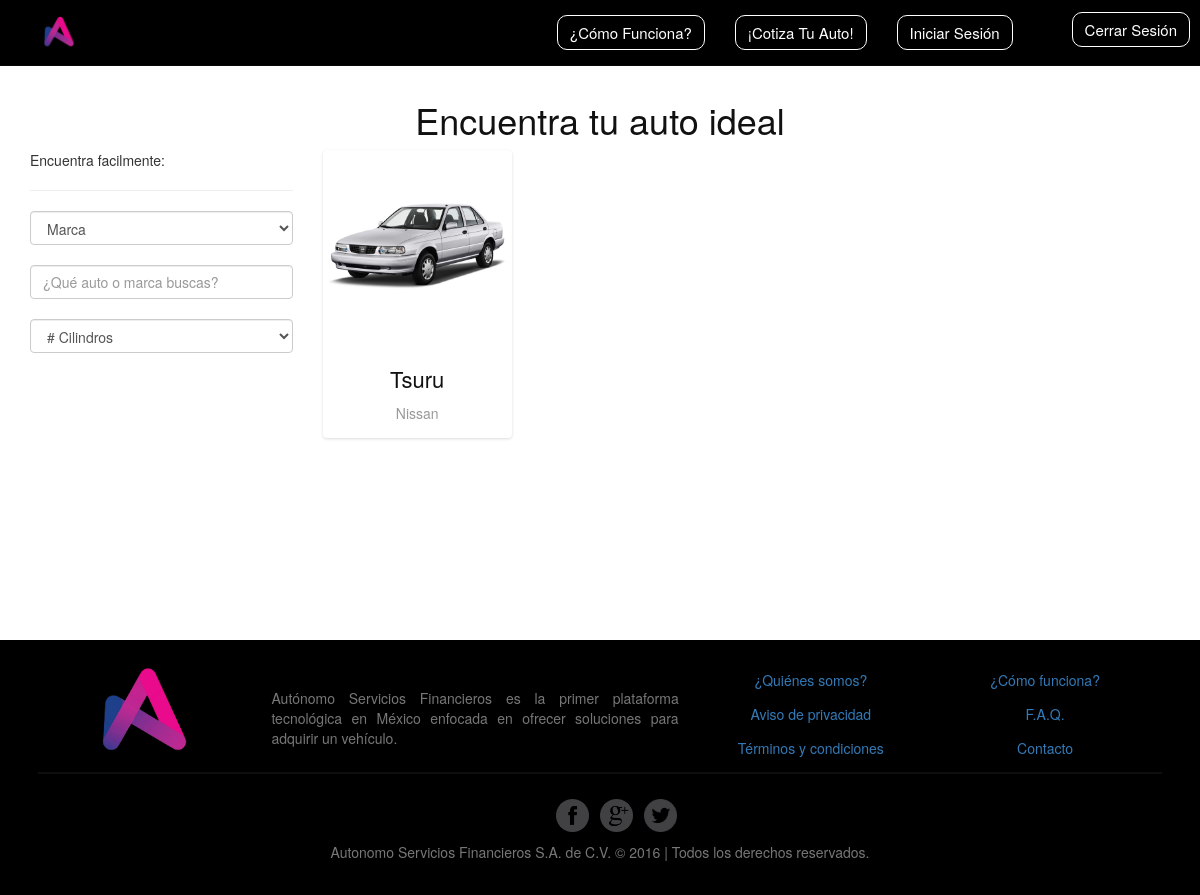
Screenshot of /catalogo/ with the database file from the repository.
### vehicles/models.py (models this page shows, shortened)
class Vehicle(models.Model):
	trademark = models.ForeignKey(trademark)
	vehicle_version = models.ManyToManyField(Vehicle_version,related_name="vehicles")
	vehicle_color = models.ManyToManyField(vehicle_color)
	name = models.CharField(max_length=60)
	anio = models.DateField(auto_now=True)
	description_short = models.TextField()
	img_front = models.ImageField(upload_to="assets/vehicles", blank=True, null=True)
	img_left = models.ImageField(upload_to="assets/vehicles", blank=True, null=True)
	img_right = models.ImageField(upload_to= "assets/vehicles", blank=True, null=True)
	img_back = models.ImageField(upload_to= "assets/vehicles", blank=True, null=True)

class trademark(models.Model):
	name = models.CharField(max_length=60)
	logo = models.ImageField(upload_to="assets/trademark", blank=True, null=True)

### vehicles/views.py (the view)
class Vehicles(View):
	def get(self,request):
		template_name = 'catalog/catalog.html'
		queryset = Vehicle.objects.all()
		context = {'vehicles':queryset}
		return render(request, template_name, context)

### vehicles/templates/catalog/catalog.html (shortened to what this page needs)
{%extends 'base.html'%}
{%load static%}
{%block styles%}
    <link rel="stylesheet" href="{%static 'css/catalog/_catalog.css'%}">
{%endblock styles%}
{%block content%}
<div class="container adjust">
    <div class="row card-container-master">
    <div class="titulo">
            <h1> Encuentra tu auto ideal </h1>
        </div>
    <div class="col-md-3">
        <span>Encuentra facilmente: </span>
        <hr>
         <select class="form-control" >
            <option value="">Marca</option>
        </select>
        <br>
        <input class="form-control" type="text" placeholder="¿Qué auto o marca buscas?" >
        <br>
        <select class="form-control" >
            <option value=""># Cilindros</option>
        </select>
    </div>
<div class="col-md-9">
    <div class="row">
    {%for vehicle in vehicles%}
             <div class="col-md-3">
                            <div class="card-container">
                                 <div class="card">
                                     <div class="front">
                                         <div class="cover" style="background-image:url(/media/{{vehicle.img_front}})">
                                         </div>
                                         <div class="content">
                                             <div class="main">
                                                 <h3 class="name">{{vehicle.name}}</h3>
                                                 <p class="profession">{{vehicle.trademark.name}}</p>
                                             </div>
                                         </div>
                                     </div>
                                     <div class="back">
                                         <div class="header">
                                             <h5 class="motto">"Automovil de trabajo"</h5>
                                         </div>
                                         <div class="content">
                                             <div class="main">
                                                 <h4 class="text-center">Descripcion</h4>
                                                 <p class="text-center">4 cilindros</p>
                                                 <p class="text-center">{{vehicle.description_short}}</p>
                                                 <div class="stats-container">
                                                     <a class="btn btn-block btn-primary" href="detalle/{{vehicle.pk}}">Adquierelo Ahora</a>
                                                 </div>
                                             </div>
                                         </div>
                                     </div>
                                 </div>
                             </div>
                </div>
        {%endfor%}
    </div>
</div>
    </div>
</div>
{%endblock content%}

### static/css/main.css (style rules this page uses)
body { margin-top: 80px; }
.adjust { min-height: 70vh; }

### static/css/catalog/_catalog.css (style rules this page uses)
.card-container-master .titulo h1 { text-align: center; color:#111; }
.card-container { -webkit-perspective: 800px; -moz-perspective: 800px; -o-perspective: 800px; perspective: 800px; margin-bottom: 30px; }
.card { -webkit-transition: -webkit-transform .5s; -moz-transition: -moz-transform .5s; -o-transition: -o-transform .5s; transition: transform .5s; -webkit-transform-style: preserve-3d; -moz-transform-style: preserve-3d; -o-transform-style: preserve-3d; transform-style: preserve-3d; position: relative; }
.front, .back { -webkit-backface-visibility: hidden; -moz-backface-visibility: hidden; -o-backface-visibility: hidden; backface-visibility: hidden; position: absolute; top: 0; left: 0; background-color: #FFF; box-shadow: 0 1px 3px 0 rgba(0, 0, 0, 0.14); }
.front { z-index: 2; }
.back { -webkit-transform: rotateY( 180deg ); -moz-transform: rotateY( 180deg ); -o-transform: rotateY( 180deg ); transform: rotateY( 180deg ); z-index: 3; }
.card { background: none repeat scroll 0 0 #FFFFFF; border-radius: 4px; color: #444444; }
.card-container, .front, .back { width: 100%; height: 288px; border-radius: 4px; padding }
.card .cover { height: 195px; overflow: hidden; border-radius: 4px 4px 0 0; text-align: center; background-position: center; background-size: contain; background-repeat: no-repeat; }
.card .content { background-color: rgba(0, 0, 0, 0); box-shadow: none; padding: 10px 20px 20px; }
.card .content .main { min-height: 160px; }
.main h3 { color:#111; }
.card .back .content .main { height: 215px; }
.card .name { font-size: 22px; line-height: 28px; margin: 10px 0 0; text-align: center; text-transform: capitalize; }
.card h5 { margin: 5px 0; font-weight: 400; line-height: 20px; }
.card .profession { color: #999999; text-align: center; margin-bottom: 20px; }
.card .header { padding: 15px 20px; height: 90px; }
.card .motto { border-bottom: 1px solid #EEEEEE; color: #999999; font-size: 14px; font-weight: 400; padding-bottom: 10px; text-align: center; }
.card .stats-container { width: 100%; margin-top: 50px; }

### rows the page displays
Vehicle: img_front (picture), name "Tsuru", trademark.name "Nissan"
